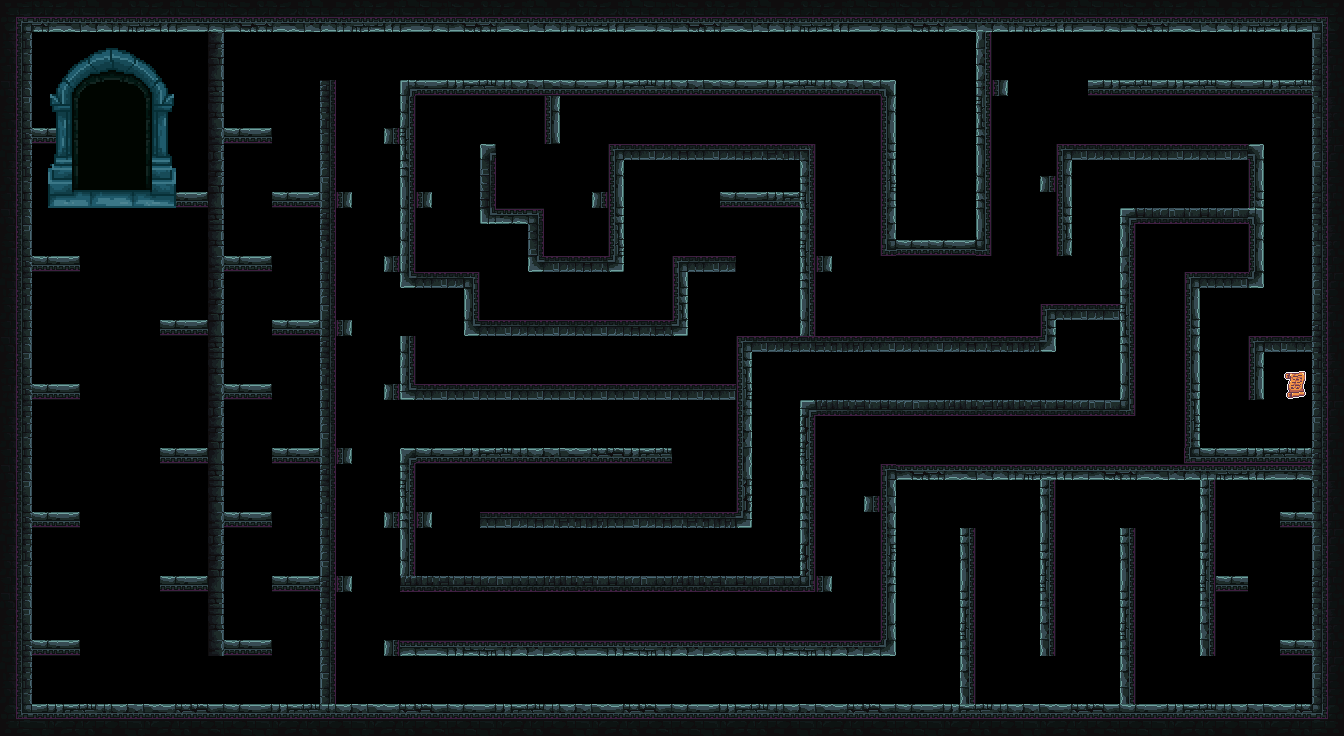

A 2D game scene composited from a Tiled map and its tileset images. What follows is a short description and the map's XML, with each tile layer's data collapsed to a summary:
An orthogonal 84x46 tile map with 16x16 px tiles, 5 tile layers (Platforms, damage, chave, gate, ...), 4 tilesets.

<map version="1.5" tiledversion="1.6.0" orientation="orthogonal" renderorder="right-down" width="84" height="46" tilewidth="16" tileheight="16" infinite="0" nextlayerid="6" nextobjectid="1">
 <tileset firstgid="1" name="pngwing.com" tilewidth="16" tileheight="16" tilecount="1024" columns="32">
  <image source="pngwing.com.png" width="512" height="512" />
 </tileset>
 <tileset firstgid="1025" name="New tiles" tilewidth="16" tileheight="16" tilecount="900" columns="36">
  <image source="New tiles.png" width="576" height="400" />
 </tileset>
 <tileset firstgid="1925" name="main_lev_build" tilewidth="16" tileheight="16" tilecount="10240" columns="128">
  <image source="main_lev_build.png" width="2048" height="1280" />
 </tileset>
 <tileset firstgid="12165" name="StaticScroll" tilewidth="32" tileheight="32" tilecount="1" columns="1">
  <image source="StaticScroll.png" width="32" height="32" />
 </tileset>
 <layer id="1" name="Platforms" width="84" height="46">
  <data>[3864 cells, 1171 non-empty, 68 distinct tile ids]</data>
 </layer>
 <layer id="5" name="damage" width="84" height="46">
  <data>[3864 cells, 0 non-empty, 0 distinct tile ids]</data>
 </layer>
 <layer id="2" name="chave" width="84" height="46">
  <data>[3864 cells, 1 non-empty, 1 distinct tile ids]</data>
 </layer>
 <layer id="3" name="gate" width="84" height="46">
  <data>[3864 cells, 80 non-empty, 80 distinct tile ids]</data>
 </layer>
 <layer id="4" name="background" width="84" height="46">
  <data>[3864 cells, 0 non-empty, 0 distinct tile ids]</data>
 </layer>
</map>
